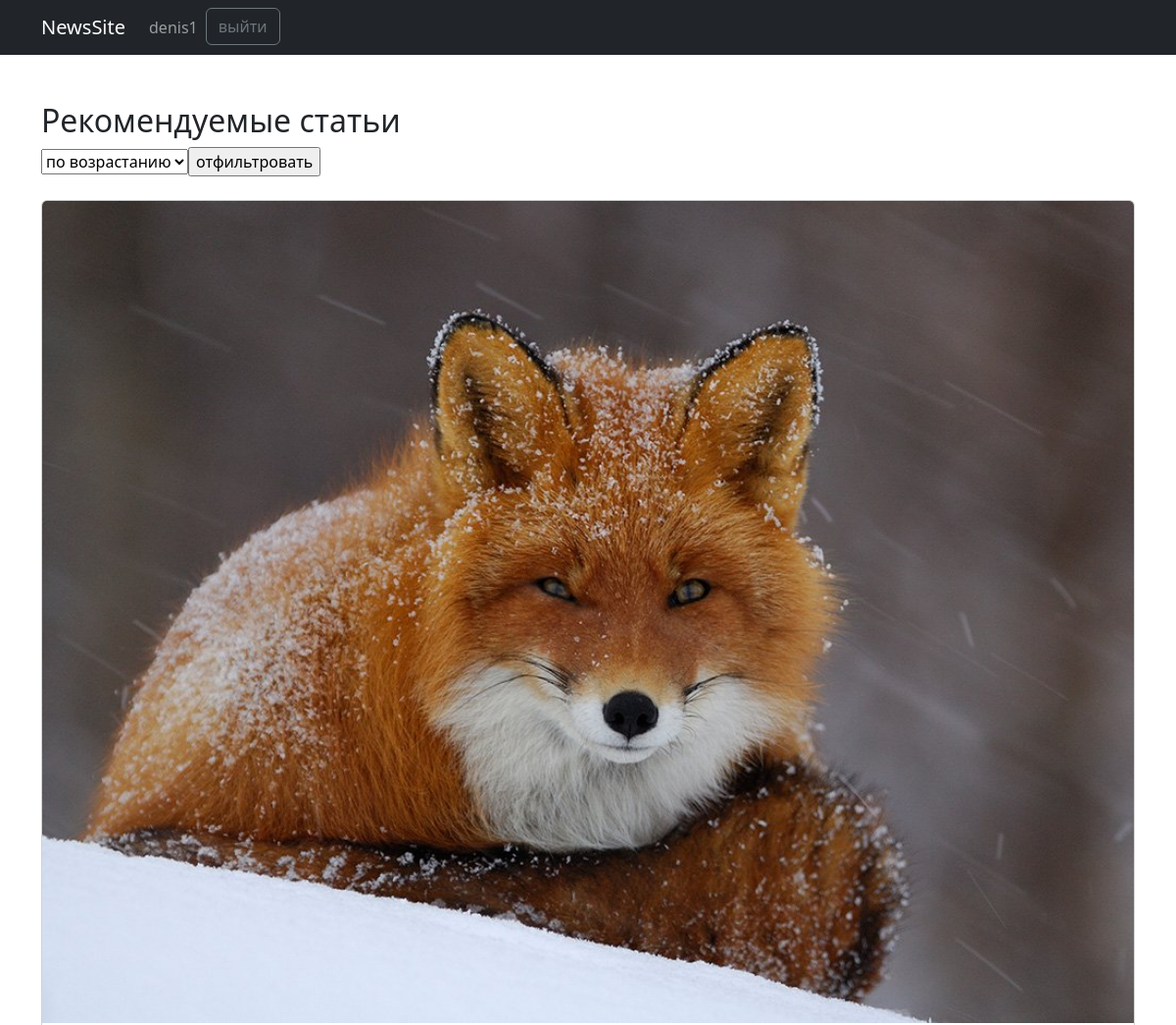
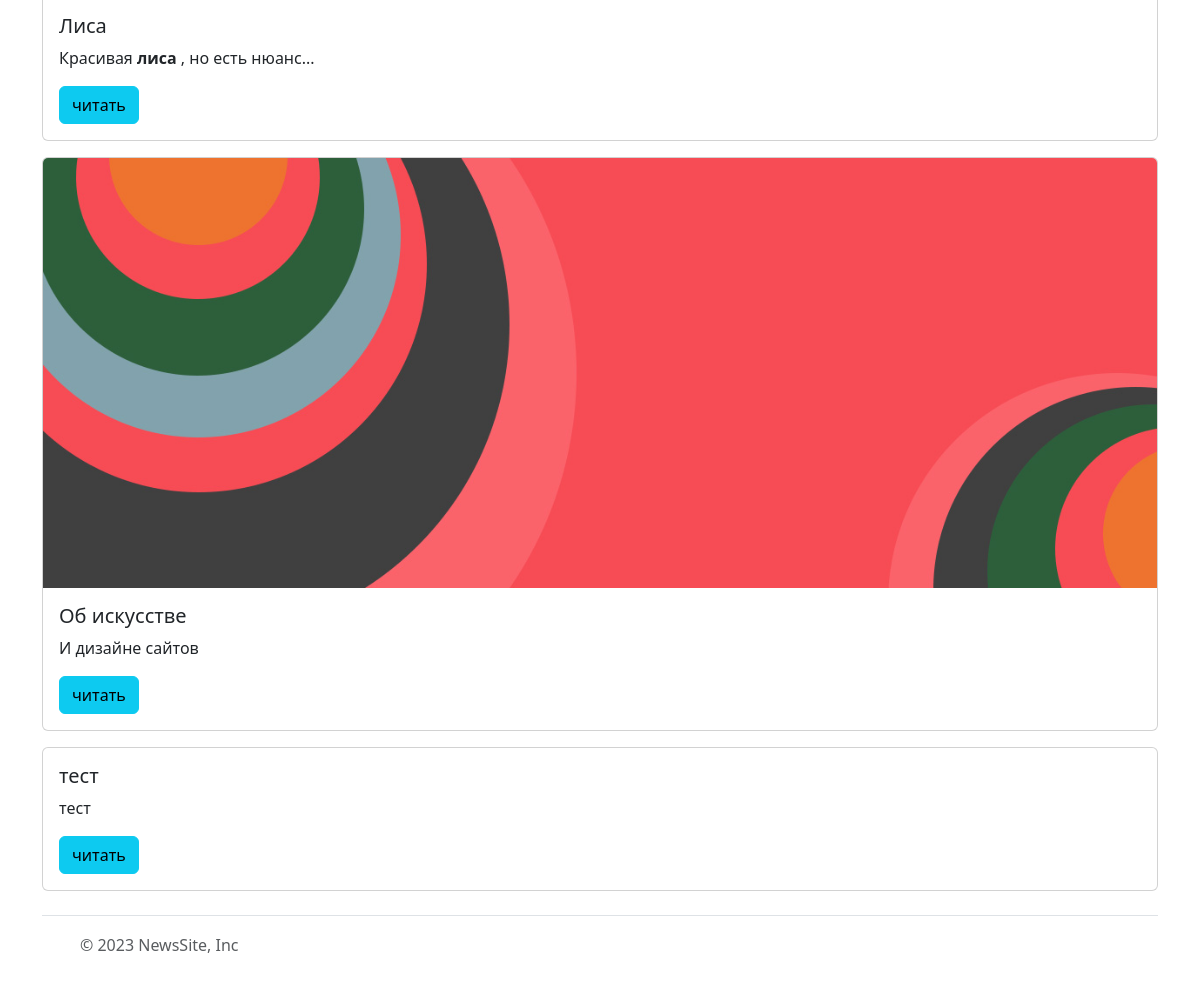
Screenshot of /news/ (signed in) with the database file from the repository (2 pictures, top to bottom).
### newsapp/models.py (models this page shows, shortened)
class Item(models.Model):
    title=models.CharField(max_length=100)
    memo =models.TextField()
    image=models.ImageField(upload_to='newsapp/images',null=True,blank=True)
    date=models.DateTimeField(auto_now_add=True)
    author=models.ForeignKey(User,on_delete=models.CASCADE)
    published=models.BooleanField(default=False,null=False,blank=False)
    likes=GenericRelation(Like)
    tags=models.ManyToManyField(Tag)
    class Meta:
        permissions=[('can_read_item','Can read item')]

### newsapp/views.py (the view)
# urls.py: path('',views.home,name='home'),
def home(request):
    user_filter_status=request.session.get('user_filter_status','down')
    data=models.Item.objects.all()
    if request.GET.get('filter_by')=='up':
           request.session['user_filter_status']='up'
           user_filter_status= request.session['user_filter_status']
           data=models.Item.objects.all().order_by('date')
    elif request.GET.get('filter_by')=='down':
            request.session['user_filter_status']='down'
            user_filter_status= request.session['user_filter_status']
            data=models.Item.objects.all().order_by('-date')
    return render(request,'newsapp/home.html',{'data':data,'user_filter_status':user_filter_status})

### newsapp/templates/newsapp/home.html (shortened to what this page needs)
{% extends 'coreapp/base.html' %}
  {% block content %}
<div class="container mt-5">
<h2>Рекомендуемые статьи</h2>
<form action="" method="get">
<select name="filter_by" id="">
  <option value="up" {% if user_filter_status == 'up' %} selected {% endif %}>по возрастанию</option>
  <input type="submit" value="отфильтровать">
</select>
</form>
<br>
{% autoescape off %}
  {% for i in data %}
  {% if i.published %}
  <div class="card mb-3">
    {% if i.image %}
    <img src="{{ i.image.url }}" class="card-img-top" alt="картинка" >
    {% endif %}
    <div class="card-body">
      <h5 class="card-title">{{ i.title }}</h5>
      <p class="card-text">{{ i.memo }}</p>
      <a href="{% url 'newsapp:item' i.id %}" class="btn btn-info">читать</a>
    </div>
  </div>
  {% endif %}
  {% endfor %}
</div>
{% endautoescape %}
  {% endblock %}

### coreapp/templates/coreapp/base.html (shortened to what this page needs)
{% load static %}
<!DOCTYPE html>
<html lang="en">
<head>
<link rel="stylesheet" href="{% static 'css/style.css' %}">
<link href="https://cdn.jsdelivr.net/npm/bootstrap@5.3.0-alpha3/dist/css/bootstrap.min.css" rel="stylesheet">
</head>
<body >
  <header >
    <nav class="navbar  navbar-expand-lg navbar-dark bg-dark">
      <div class="container">
        <a class="navbar-brand" href="{% url 'newsapp:home' %}">NewsSite</a>
        <div class="collapse navbar-collapse" id="navbarSupportedContent">
          <ul class="navbar-nav me-auto mb-2 mb-lg-0">
            {% if user.is_authenticated %}
            <li class="nav-item">
              <a class="nav-link" href="{% url 'accs:profile' %}">{{ user.username }}</a>
            </li>
            <form action="{% url 'accs:signout' %}" method="POST">
              <li class="nav-item">
                <input class="btn btn-outline-secondary" type="submit" value="выйти">
              </li>
            </form>
            {% endif %}
            </ul>
        </div>
      </div>
    </nav>
  </header>
  {% block content %}
  {% endblock %}
    <div class="container">
      <footer class="d-flex flex-wrap justify-content-between align-items-center py-3 my-4 border-top ">
        <div class="col-md-4 d-flex align-items-center">
          <a href="/" class="mb-3 me-2 mb-md-0 text-muted text-decoration-none lh-1">
            <svg class="bi" width="30" height="24"><use xlink:href="#bootstrap"></use></svg>
          </a>
          <span class="mb-3 mb-md-0 text-muted">© 2023 NewsSite, Inc</span>
        </div>
        <ul class="nav col-md-4 justify-content-end list-unstyled d-flex">
          <li class="ms-3"><a class="text-muted" href="#"><svg class="bi" width="24" height="24"><use xlink:href="#twitter"></use></svg></a></li>
          <li class="ms-3"><a class="text-muted" href="#"><svg class="bi" width="24" height="24"><use xlink:href="#instagram"></use></svg></a></li>
          <li class="ms-3"><a class="text-muted" href="#"><svg class="bi" width="24" height="24"><use xlink:href="#facebook"></use></svg></a></li>
        </ul>
      </footer>
    </div>
</body>
</html>

### coreapp/static/css/style.css (style rules this page uses)
body { font-family: 'Roboto', sans-serif; }

### rows the page displays
Item: image (picture), title "Лиса", memo "Красивая лиса , но есть нюанс..."
Item: image (picture), title "Об искусстве", memo "И дизайне сайтов"
Item: title "тест", memo "тест"

### other values shown
{{ user.username }} "denis1"
